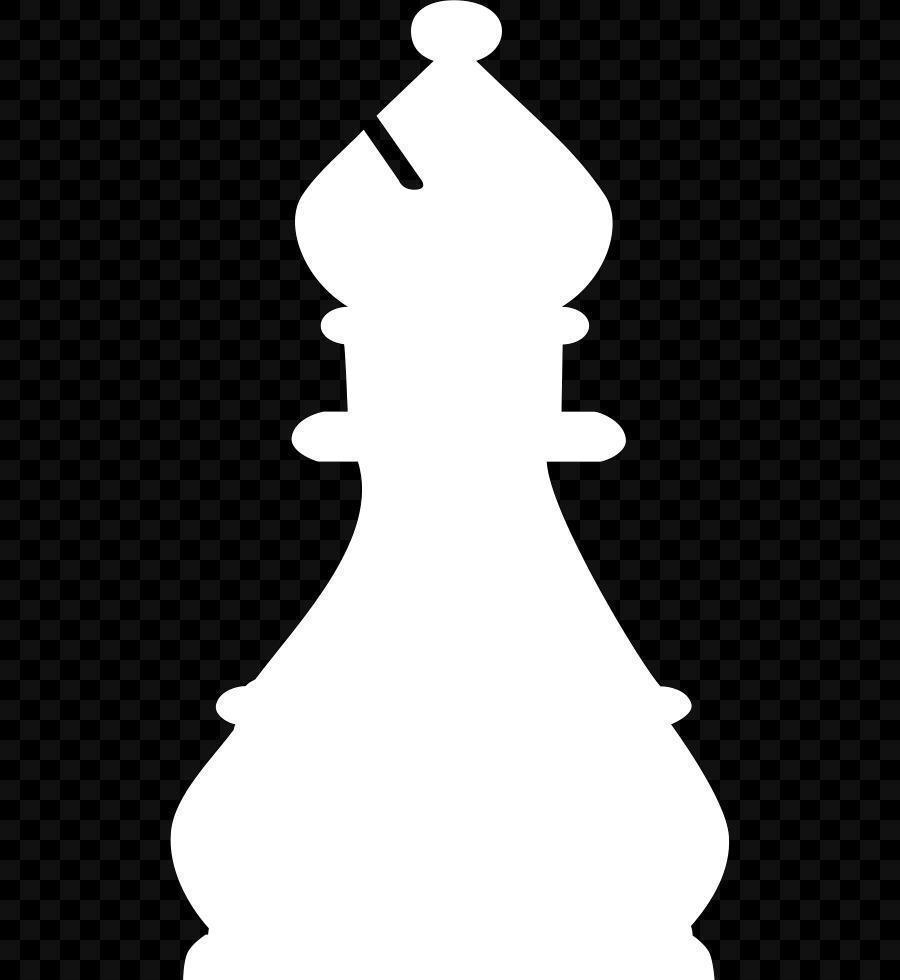
#> input picture testing/toflip/bishop.jpg, 900 x 980 px
$ python colorflip.py
#> lines starting #> are read from the running program, lines starting #| are printed output that depends on the picture
#> the answer given: toflip
import os
from PIL import Image, ImageOps

def invert_image_colors(folder_path):
#> called with folder_path = 'toflip'
    for filename in os.listdir(folder_path):
        file_path = os.path.join(folder_path, filename)
        try:
            with Image.open(file_path) as img:
#> img is the input picture: PIL image 900x980 RGB; min 0, max 255, mean 95.3
                inverted_image = ImageOps.invert(img)
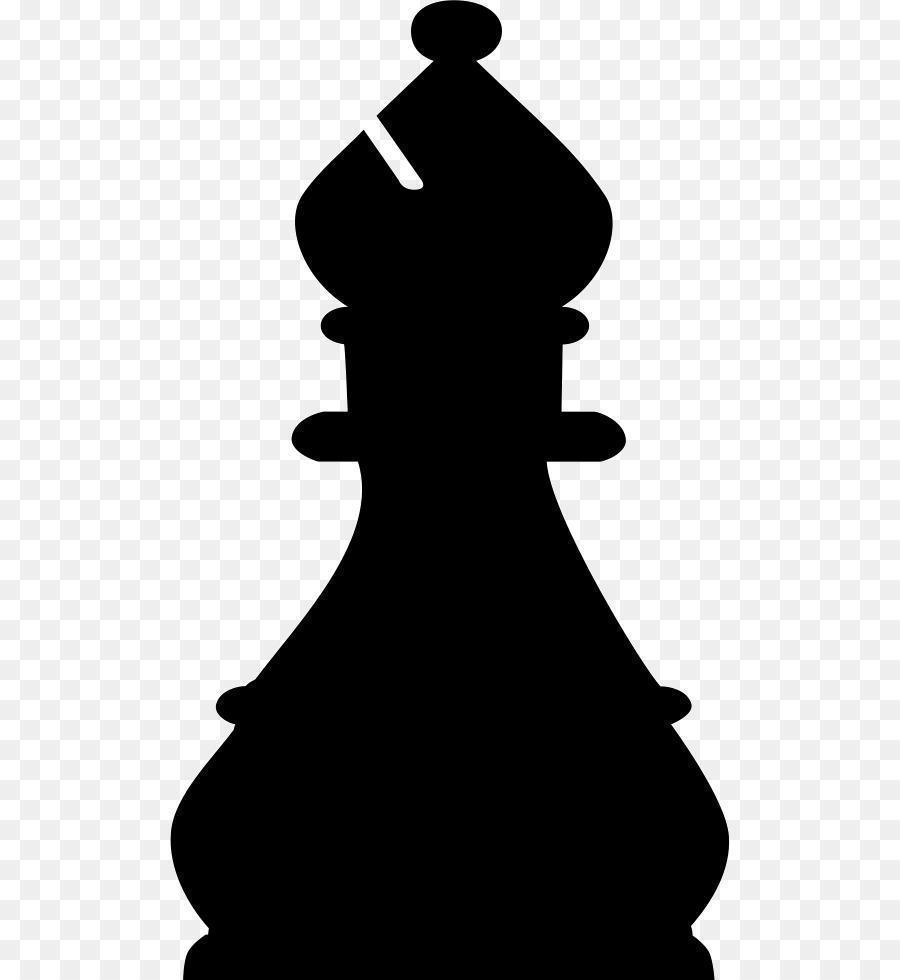
#> inverted_image: PIL image 900x980 RGB; min 0, max 255, mean 159.7
                name, ext = os.path.splitext(filename)
                new_file_path = os.path.join(folder_path, f"{name}_i{ext}")
                inverted_image.save(new_file_path)
                print(f"Inverted colors for {filename} and saved to {new_file_path}")
        except Exception as e:
            print(f"Skipping {filename}: {e}")
#> pass 2 of the loop in invert_image_colors, `for filename in os.listdir(folder_path):`:
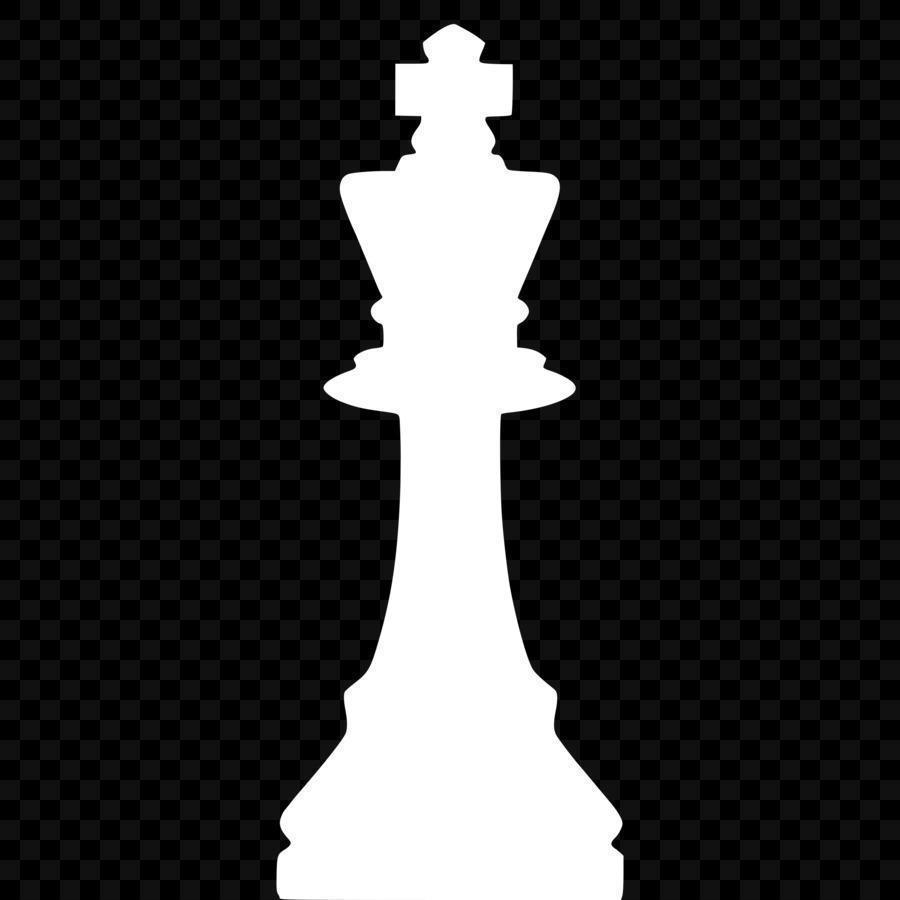
#> input picture testing/toflip/king.jpg, 900 x 900 px
#> in invert_image_colors, img is the input picture: PIL image 900x900 L; min 0, max 255, mean 54.2
#> in invert_image_colors, `inverted_image = ImageOps.invert(img)`:
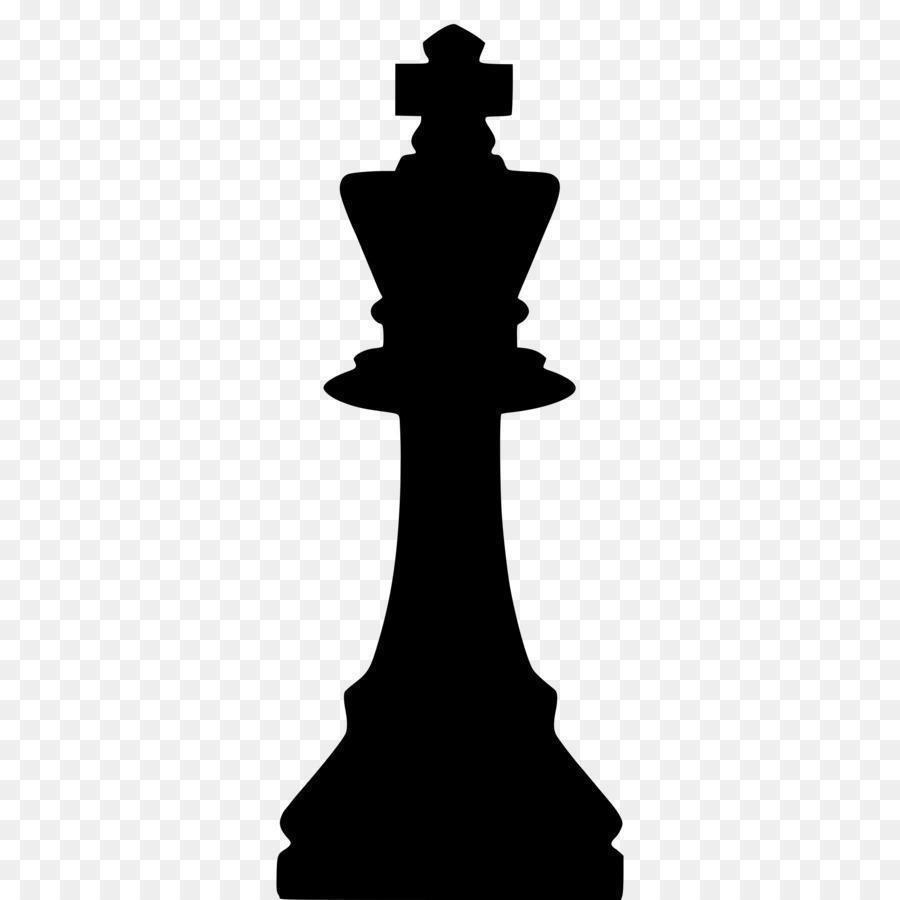
#> inverted_image: PIL image 900x900 L; min 0, max 255, mean 200.8

if __name__ == "__main__":
    folder_path = input("Enter the folder path containing images: ")
    invert_image_colors(folder_path)
